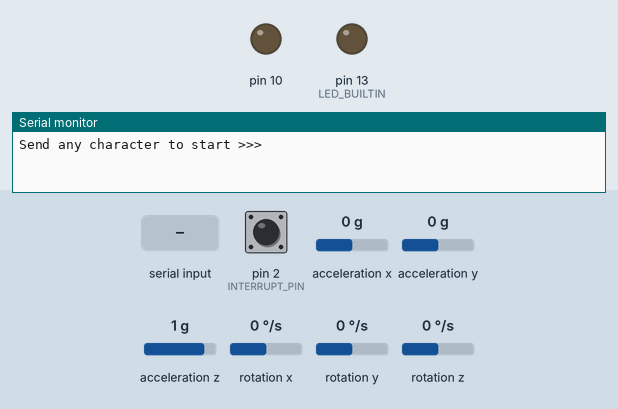
Recording of a sketch running on a simulated Arduino Uno, built with avr-gcc and run on an emulated ATmega328P. Shown: output pins drawn as LEDs (lit = HIGH), the last lines printed to the serial monitor. Dashed ring = blinking. The inputs (shaded band) are chosen by the test bench; at power-on: acceleration z 1 g, acceleration x 0 g, pin 2 (INTERRUPT_PIN) LOW, acceleration y 0 g, rotation x 0 °/s, rotation y 0 °/s, rotation z 0 °/s. Storage starts empty; the sensor or clock chip raises its interrupt line as the real part does.

Above: at 2.0 s.
2.1 s: "1" received over Serial
At 2.85 s:
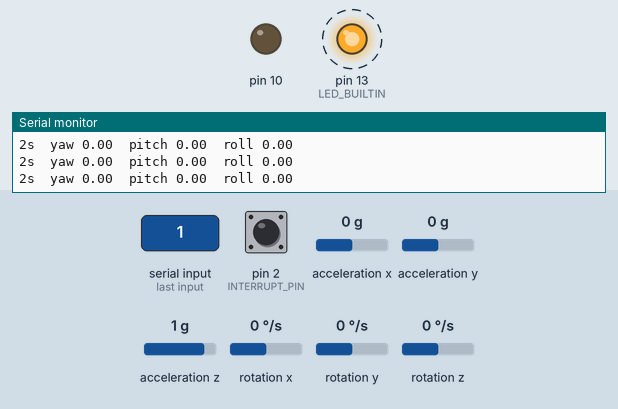
5.1 s: acceleration z set to -1.4 g
8.1 s: acceleration z set to 0 g
11.1 s: acceleration x set to -1.4 g
Timing chart, 0 to 21.1 s (numbered marks = the images above; inputs shaded):
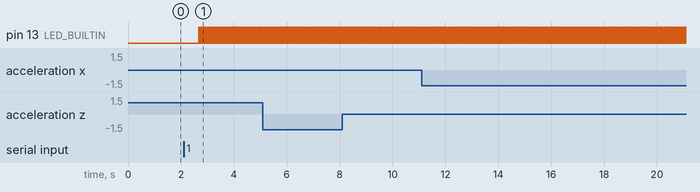

The sketch:

drone_dataLogging.ino
```cpp
// (licence header left out)
#pragma once
#include <SD.h>
#include <Wire.h>
#include "RTClib.h"
#include "I2Cdev.h"
#if I2CDEV_IMPLEMENTATION == I2CDEV_ARDUINO_WIRE
    #include "Wire.h"
#endif
#include "MPU6050_6Axis_MotionApps20.h"

// For debug use
#define DEBUG {\
    Serial.print("\nDEBUG: LINE ");\
    Serial.println(__LINE__);\
}

// Print error to serial monitor
#define cerr(x) {\
    Serial.print("ERROR: ");\
    Serial.println(x);\
    Serial.println("Please reset/restart the program.");\
    while(true);\
}

// MPU6050 mpu;
MPU6050 mpu(0x69);
File logfile;

#define INTERRUPT_PIN 2  // use pin 2 on Arduino Uno
bool blinkState = false;

// MPU control/status variables
bool dmpReady = false;
uint8_t mpuIntStatus;
uint8_t devStatus;
uint16_t packetSize;
uint16_t fifoCount;
uint8_t fifoBuffer[64];

// Orientation/motion variables
Quaternion q;           // [w, x, y, z]         quaternion container
VectorInt16 aa;         // [x, y, z]            accel sensor measurements
VectorInt16 aaReal;     // [x, y, z]            gravity-free accel sensor measurements
VectorInt16 aaWorld;    // [x, y, z]            world-frame accel sensor measurements
VectorFloat gravity;    // [x, y, z]            gravity vector
float euler[3];         // [psi, theta, phi]    Euler angle container
float ypr[3];           // [yaw, pitch, roll]   yaw/pitch/roll container and gravity vector

// how many milliseconds between grabbing data and logging it
//#define LOG_INTERVAL 1000 // how many milliseconds between grabbing data and logging it. mills between entries (reduce to take more/faster data)
//#define SYNC_INTERVAL 1000  // mills between calls to flush() - to write data to the card
//uint32_t syncTime = 0;  // time of last sync()
uint32_t logMillis = millis();
#define ECHO_TO_SERIAL  // Echo data to serial port
const int chipSelect = 10;  // for the data logging shield, use digital pin 10

// Interrupt detection routine
volatile bool mpuInterrupt = false;  // Indicates whether MPU interrupt pin has gone high
void dmpDataReady() {
    mpuInterrupt = true;
}

// =======================================================================================================

void setup() {
    // Join I2C bus (I2Cdev library doesn't do this automatically)
#if I2CDEV_IMPLEMENTATION == I2CDEV_ARDUINO_WIRE
    Wire.begin();
    Wire.setClock(400000);  // 400kHz I2C clock. Comment this line if having compilation difficulties
#elif I2CDEV_IMPLEMENTATION == I2CDEV_BUILTIN_FASTWIRE
    Fastwire::setup(400, true);
#endif

    // 115200 baud is chosen because it is required for Teapot Demo output, but it
    // depends on your project.
    Serial.begin(38400);
    delay(1000);  // crucial for stability

    Serial.println("Send any character to start >>>");
    while (!Serial.available());

    // Initialise device
    Serial.println(F("Initialising I2C devices..."));
    mpu.initialize();
    pinMode(INTERRUPT_PIN, INPUT);

    // Verify connection
    Serial.println(F("Testing device connections..."));
    Serial.println(mpu.testConnection() ? F("MPU6050 connection successful.") : F("MPU6050 connection failed."));

    // Load and configure the DMP
    Serial.println(F("Initialising DMP..."));
    devStatus = mpu.dmpInitialize();

    // !!!! IMPORTANT !!!!
    // Supply your own gyro offset values here, scaled for min sensitivity
    mpu.setXGyroOffset(220);
    mpu.setYGyroOffset(76);
    mpu.setZGyroOffset(-85);
    mpu.setZAccelOffset(1788); // 1688 factory default for my test chip

    // Make sure it worked (returns 0 if so)
    if (devStatus == 0) {
        Serial.println(F("Enabling DMP..."));
        mpu.setDMPEnabled(true);

        // Enable Arduino interrupt detection
        Serial.print(F("Enabling interrupt detection (Arduino external interrupt "));
        Serial.print(digitalPinToInterrupt(INTERRUPT_PIN));
        Serial.println(F(")..."));
        attachInterrupt(digitalPinToInterrupt(INTERRUPT_PIN), dmpDataReady, RISING);
        mpuIntStatus = mpu.getIntStatus();

        // Set our DMP Ready flag so the main loop() function knows it's okay to use it
        Serial.println(F("DMP ready! Waiting for first interrupt..."));
        dmpReady = true;

        // get expected DMP packet size for later comparison
        packetSize = mpu.dmpGetFIFOPacketSize();
    } else {
        // Error values:
        // 1 = Initial memory load failed
        // 2 = DMP configuration updates failed
        // (if it's going to break, usually the code will be 1)
        Serial.print(F("DMP initialisation failed (code "));
        Serial.print(devStatus);
        Serial.println(F(")."));
    }

    // Configure LED for output
    pinMode(LED_BUILTIN, OUTPUT);

    // Initialise the SD card
    Serial.println("Initialising SD card...");
    // make sure that the default chip select pin is set to
    // output, even if you don't use it:
    pinMode(10, OUTPUT);

    // See if the card is present and can be initialised
    if (!SD.begin(chipSelect)) {
        cerr("Card failed or not present.");
    }
    Serial.println("Card initialised.");

    // Create a new file
    char filename[] = "LOGGER00.CSV";
    for (int i = 0; i < 100; i++) {
        filename[6] = i/10 + '0';
        filename[7] = i%10 + '0';
        // only open a new file if it doesn't exist
        if (!SD.exists(filename)) {
            logfile = SD.open(filename, FILE_WRITE);
            break;  // leave the loop
        }
    }

    if (!logfile) {
        cerr("Couldn't create file.");
    }

    Serial.print("Logging to: ");
    Serial.println(filename);
    logfile.println("Program runtime (s), Yaw, Pitch, Roll");
}

// =======================================================================================================

void loop() {
    if (!dmpReady) {
        cerr("DMP not ready.");
    }

    // wait for MPU interrupt or extra packet(s) available
    while (!mpuInterrupt && fifoCount < packetSize) {
        if (mpuInterrupt && fifoCount < packetSize) {
          // try to get out of the infinite loop
          fifoCount = mpu.getFIFOCount();
        }
        // if you are really paranoid you can frequently test in between other
        // stuff to see if mpuInterrupt is true, and if so, "break;" from the
        // while() loop to immediately process the MPU data
    }

    // Reset interrupt flag and get INT_STATUS byte
    mpuInterrupt = false;
    mpuIntStatus = mpu.getIntStatus();

    // Get current FIFO count
    fifoCount = mpu.getFIFOCount();

    // Check for overflow
    if ((mpuIntStatus & _BV(MPU6050_INTERRUPT_FIFO_OFLOW_BIT)) || fifoCount >= 1024) {
        mpu.resetFIFO();
        fifoCount = mpu.getFIFOCount();
        // Serial.println(F("FIFO overflow!"));
    } else if (mpuIntStatus & _BV(MPU6050_INTERRUPT_DMP_INT_BIT)) {
        while (fifoCount < packetSize) {
            fifoCount = mpu.getFIFOCount();
        }

        mpu.getFIFOBytes(fifoBuffer, packetSize);
        fifoCount -= packetSize;

        // yaw pitch roll
        mpu.dmpGetQuaternion(&q, fifoBuffer);
        mpu.dmpGetGravity(&gravity, &q);
        mpu.dmpGetYawPitchRoll(ypr, &q, &gravity);
        if (millis()  - logMillis >= 1000) {  // only write to file every one second
            logfile.print(millis() / 1000);  // seconds since start
            logfile.print("s,");
            logfile.print(ypr[0] * 180/M_PI);
            logfile.print(",");
            logfile.print(ypr[1] * 180/M_PI);
            logfile.print(",");
            logfile.print(ypr[2] * 180/M_PI);
            logfile.println(",,");
            logfile.flush();
            logMillis = millis();
        }
#ifdef ECHO_TO_SERIAL
        Serial.print(millis() / 1000);
        Serial.print("s\t");
        Serial.print("yaw ");
        Serial.print(ypr[0] * 180/M_PI);
        Serial.print("\tpitch ");
        Serial.print(ypr[1] * 180/M_PI);
        Serial.print("\troll ");
        Serial.println(ypr[2] * 180/M_PI);
#endif  // ECHO_TO_SERIAL

        // Blink built-in LED to indicate activity
        blinkState = !blinkState;
        digitalWrite(LED_BUILTIN, blinkState);
    }

    // Delay for the amount of time we want between readings
//    delay((LOG_INTERVAL) - (millis() % LOG_INTERVAL));

//    if ((millis() - syncTime) < SYNC_INTERVAL) return;
//    syncTime = millis();
//    logfile.flush();
    delay(10);
}
```

Measured:
- after the input at 2.1 s, pin 13 (LED_BUILTIN): alternates HIGH for 0.02 s and LOW for 0.02 s, starting after 0.58 s
